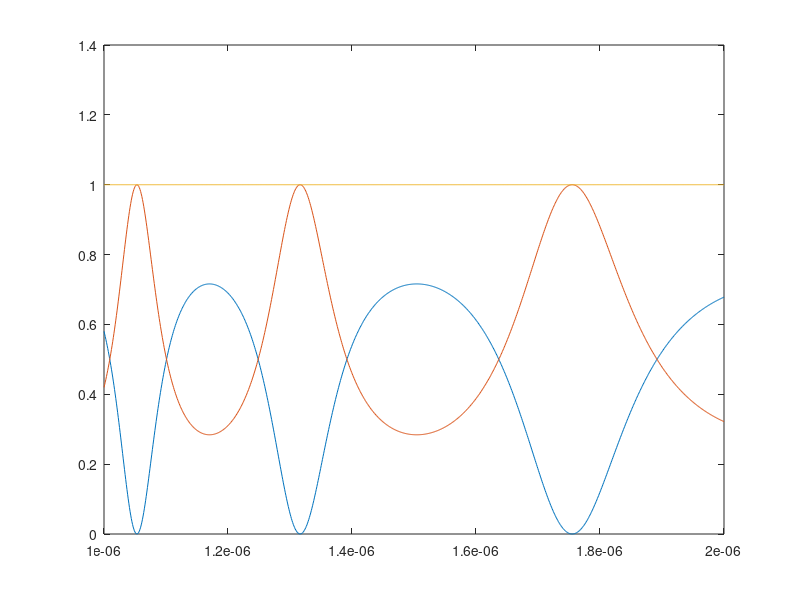

Write the MATLAB code that produced this figure.
time1=fix(clock);                   % start time, [sec]
c0 = 299792458;                   % speed of light in vacuum, [m/s]
e0=8.854187817e-12;         % vacuum permittivity 
mu0=pi*4e-7;         

epsilon_0 = 1;
epsilon_1 = 12;

kx = 0; % normal indidence

lambda_scan = linspace(1, 2, 1000)*1e-6;
omega_scan = 2*pi*c0./lambda_scan;

kz0 = sqrt(epsilon_0*omega_scan.^2/c0^2 - kx^2);
kz1 = sqrt(epsilon_1*omega_scan.^2/c0^2 - kx^2);
h = 0.76*1e-6;

c1 = (kz0.^2-kz1.^2)./(2*kz1.*kz0);
c2 = (kz0.^2+kz1.^2)./(2*kz1.*kz0);
r_d = 1i*c1.*sin(kz1*h)./(cos(kz1*h)-1i*c2.*sin(kz1*h));

t_d = 1./((cos(kz1*h)-1i*c2.*sin(kz1*h)));

figure();
plot(lambda_scan, abs(r_d).^2);
hold on;
plot(lambda_scan, abs(t_d).^2);
hold on;
plot(lambda_scan, abs(r_d).^2+abs(t_d).^2)